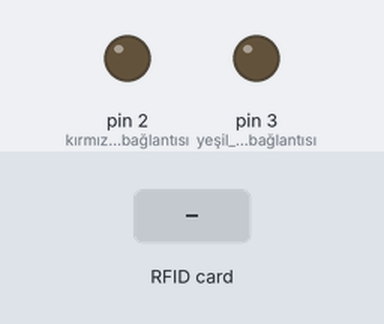
The sketch below on a simulated Arduino Uno, built with avr-gcc and run on an emulated ATmega328P. On the bench: output pins drawn as LEDs (lit = HIGH). Inputs (shaded band) come from the test bench. Pins used as bus, display or sensor lines are not drawn.

Above: at 1.2 s.
1.3 s: RFID card 5E 7A 19 C4 held to the reader
At 2.1 s:
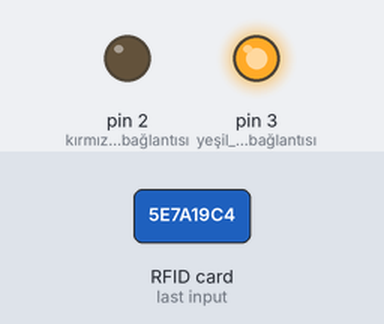
Timing chart, 0 to 4.8 s (numbered marks = the images above; inputs shaded):
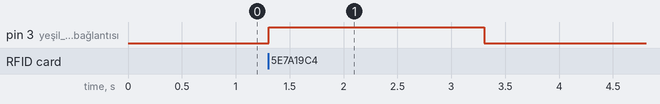

The sketch:

rfid_uygulamas_.ino
```cpp
#include <SPI.h>
#include <RFID.h>
RFID rfid(10,9); //SS veya SDA pini, RST pini
void setup() {
  SPI.begin(); //SPI haberleşme başlatıldı
  rfid.init(); //kart okumaya hazır
  pinMode(3, OUTPUT);  // yeşil led bağlantısı
  pinMode(2, OUTPUT);  // kırmızı led bağlantısı
}
// yetki verdiğiniz kart numarasını aşağıdaki alana girin...
byte kartim[5] = {0x12,0x92,0x9A,0x1E,0x04};
void loop() {
  boolean gecerlikart = true; //başlangıçta geçerlikart bilgisi "true" olarak kabul ediliyor...
  if(rfid.isCard()) //yeni kart okunduysa
  {
    if(rfid.readCardSerial())
    {
      Serial.print("Kart ID: ");
      Serial.print(rfid.serNum[0],HEX);
      Serial.print(rfid.serNum[1],HEX);
      Serial.print(rfid.serNum[2],HEX);
      Serial.print(rfid.serNum[3],HEX);
      Serial.println(rfid.serNum[4],HEX);
    }
    for(int i=0; i<5; i++)
    {
      if(rfid.serNum[i] != kartim[i]) // sisteme kayıtlı kart ile okunan kart karşılaştırılıyor
      {
        gecerlikart = false; // kart farklı ise geçerlikart değişkeni "false" yapılıyor
      }
    }
    if(gecerlikart==true)//eğer geçerli kart ise
    {
      digitalWrite(2, HIGH); // yeşil ledi yak
      delay(2000); //2 sn bekle
      digitalWrite(2, LOW); // yeşil ledi söndür
    }
    else //eğer geçerli kart değil ise
    {
      digitalWrite(3, HIGH); // kırmızı ledi yak
      delay(2000); //2 sn bekle
      digitalWrite(3, LOW); //kırmızı ledi söndür
    }
    rfid.halt();
  }
}
```

Measured:
- after the input at 1.3 s, pin 3 (yeşil_led_bağlantısı): LOW → HIGH at once, → LOW 2.0 s later
